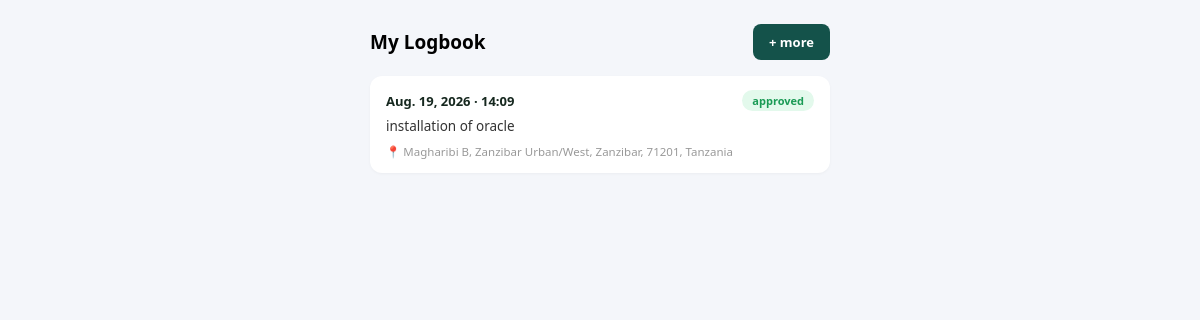
/field-training/logs/ (signed in), run on an earlier commit of the app's database.
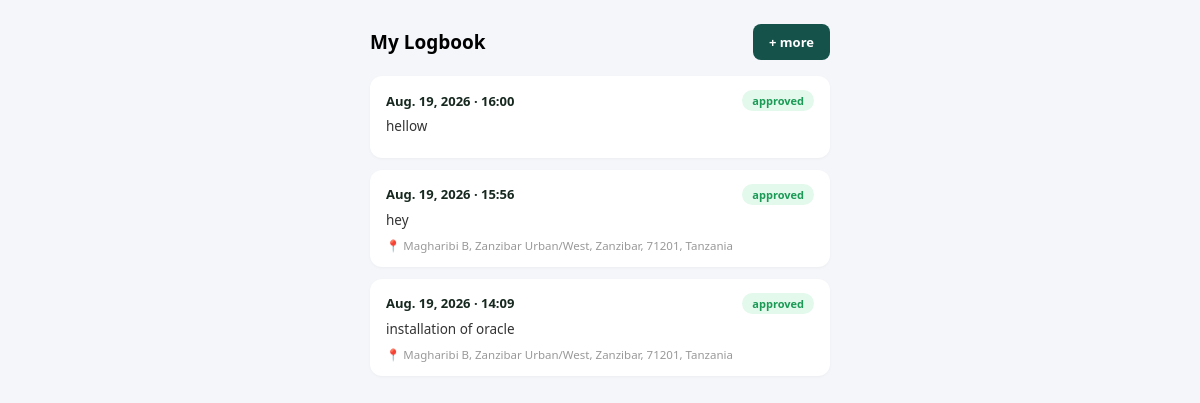
And on a later commit of the database.
### mysite_app/models.py (models this page shows)
class FieldTrainingLog(models.Model):
    student = models.ForeignKey(settings.AUTH_USER_MODEL, on_delete=models.CASCADE)
    date = models.DateField(default=timezone.localdate)
    time_logged = models.TimeField(default=timezone.now)
    activity = models.TextField()
    latitude = models.FloatField(null=True, blank=True)
    longitude = models.FloatField(null=True, blank=True)
    location_name = models.CharField(max_length=255, blank=True)
    approved = models.BooleanField(default=False)
    supervisor_comment = models.TextField(blank=True)
    class Meta:
        ordering = ['-date', '-time_logged']

### mysite_app/views.py (the view)
# urls.py: path('field-training/logs/', views.field_log_list, name='field_log_list'),
@login_required
def field_log_list(request):
    logs = FieldTrainingLog.objects.filter(student=request.user)
    return render(request, 'field_log_list.html', {'logs': logs})

### mysite_app/templates/field_log_list.html (shortened to what this page needs)
{% load static %}
<!DOCTYPE html>
<html lang="sw">
<head>
</head>
<body>
  <div class="wrap">
    <div class="header">
      <h2>My Logbook</h2>
      <a href="{% url 'field_log_create' %}" class="add-btn">+ more</a>
    </div>
    {% for log in logs %}
      <div class="entry">
        <div class="top">
          <span class="date">{{ log.date }} &middot; {{ log.time_logged|time:"H:i" }}</span>
          {% if log.approved %}
            <span class="badge approved">approved</span>
          {% else %}
            <span class="badge pending">pending</span>
          {% endif %}
        </div>
        <div class="activity">{{ log.activity }}</div>
        {% if log.location_name %}
          <div class="loc">📍 {{ log.location_name|truncatechars:60 }}</div>
        {% endif %}
      </div>
    {% empty %}
      <div class="empty">yet dont wright a logbook.</div>
    {% endfor %}
  </div>
</body>
</html>

### mysite_app/templates/field_log_list.html (style rules this page uses)
* { margin:0; padding:0; box-sizing:border-box; font-family:'Segoe UI', Arial, sans-serif; }
body { background:#f4f6fa; padding:24px 16px; }
.wrap { max-width:460px; margin:0 auto; }
.header { display:flex; justify-content:space-between; align-items:center; margin-bottom:16px; }
.header h2 { font-size:19px; }
.add-btn { background:#14524a; color:#fff; padding:9px 16px; border-radius:8px; text-decoration:none; font-size:13px; font-weight:600; }
.entry { background:#fff; border-radius:12px; padding:14px 16px; margin-bottom:12px; box-shadow:0 1px 3px rgba(0,0,0,.04); }
.entry .top { display:flex; justify-content:space-between; align-items:center; margin-bottom:6px; }
.entry .date { font-size:13px; font-weight:700; color:#16281f; }
.entry .badge { font-size:11px; font-weight:600; padding:3px 10px; border-radius:20px; }
.entry .badge.approved { background:#e3f9ec; color:#1a9a55; }
.entry .activity { font-size:13.5px; color:#333; margin-bottom:8px; line-height:1.4; }
.entry .loc { font-size:11.5px; color:#999; display:flex; align-items:center; gap:5px; }

What changed in the data, as far as the page shows it:
added FieldTrainingLog: date "Aug. 19, 2026", time_logged "16:00", approved "approved", activity "hellow"
added FieldTrainingLog: date "Aug. 19, 2026", time_logged "15:56", approved "approved", activity "hey", location_name "Magharibi B, Zanzibar Urban/West, Zanzibar, 71201, Tanzania"
